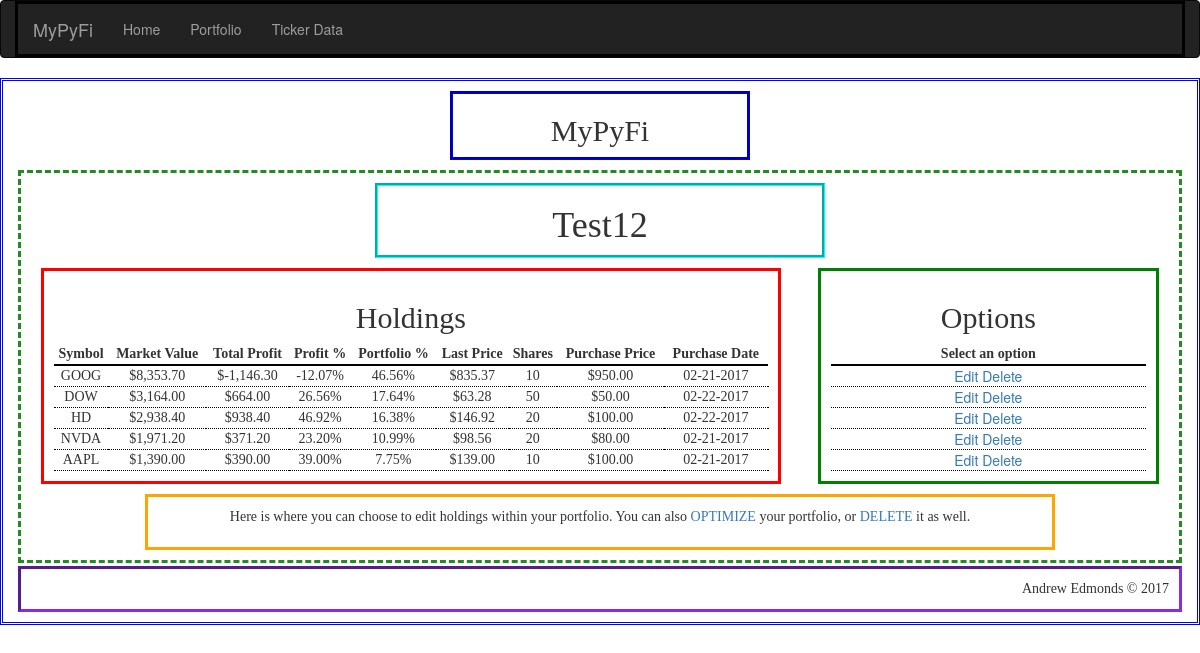
Page /portfolio/Test12 on the committed database.
### app/models.py (models this page shows, shortened)
class Portfolio(db.Model):
    __tablename__ = 'portfolios'
    id = db.Column(db.Integer, primary_key=True, autoincrement=True)
    name = db.Column(db.String(25), unique=True)    # name of portfolio
    cash = db.Column(db.Float)                      # cash holdings within portfolio
    market_value = db.Column(db.Float)              # market value of all holdings + cash
    total_profit = db.Column(db.Float)              # total profits of all holdings
    invested = db.Column(db.Float)                  # total amount invested into holdings - excludes cash holding
    profit_percent = db.Column(db.Float)            # percent return on current amount invested - excludes cash holding
    num_holdings = db.Column(db.Integer)            # total number of holdings in portfolio - excludes cash holding
    holdings = db.relationship('Holding', backref='portfolio', lazy='dynamic')

class Holding(db.Model):
    __tablename__ = 'holdings'
    id = db.Column(db.Integer, primary_key=True, autoincrement=True)
    symbol = db.Column(db.String(6))            # stock symbol
    shares = db.Column(db.Integer)              # number of shares held
    market_value = db.Column(db.Float)          # market value of holding
    purch_date = db.Column(db.Date)             # date holding was purchased
    purch_price = db.Column(db.Float)           # share price on purchase date
    last_price = db.Column(db.Float)            # most recent price from pandas_dataframe module
    total_profit = db.Column(db.Float)          # total profits of holding ($)
    profit_percent = db.Column(db.Float)        # percent profit based on initial amount invested
    portfolio_percent = db.Column(db.Float)     # percent holding makes up of overall portfolio
    last_updated = db.Column(db.String)         # date holding's last_price attribute was updated
    portfolio_id = db.Column(db.Integer, db.ForeignKey('portfolios.id'))

### app/main/views.py (the view)
@main.route('/portfolio/<name>', methods=['GET', 'POST'])
def portfolio(name):
    portfolio = Portfolio.query.filter_by(name=name).first()
    if portfolio is None:
        abort(404)
    else:
        session['portfolio'] = str(portfolio.name)
    holding_data = portfolio.holdings.order_by(Holding.portfolio_percent.desc()).all()
    return render_template('portfolio_test.html', name=name, holding_data=holding_data)

### app/templates/portfolio_test.html (shortened to what this page needs)
{% extends "base-detailed.html" %}
{% import "bootstrap/wtf.html" as wtf %}
{% block page_title %}
<h2><center>MyPyFi</center></h2>
{% endblock %}
{% block main_title %}
<h1>{{ name }}</h1>
{% endblock %}
{% block main_focus %}
{% if not holding_data|count > 0 %}
<h1>
    <center>No Holdings Found!</center>
</h1>
<p>
<center>There are no holdings saved in the portfolio {{ name }}</center></p>
{% else %}
<h2>
    <center>Holdings</center>
</h2>
<table style="width:100%" id="portfolio_table">
    <tr>
        <th>
            <center>Symbol</center>
        </th>
        <th>
            <center>Market Value</center>
        </th>
        <th>
            <center>Total Profit</center>
        </th>
        <th>
            <center>Profit %</center>
        </th>
        <th>
            <center>Portfolio %</center>
        </th>
        <th>
            <center>Last Price</center>
        </th>
        <th>
            <center>Shares</center>
        </th>
        <th>
            <center>Purchase Price</center>
        </th>
        <th>
            <center>Purchase Date</center>
        </th>
    </tr>
    {% for holding in holding_data %}
 <tr>
        <td>
            <center>{{ holding["symbol"] | upper }}</center>
        </td>
        <td>
            <center>{{ "${:,.2f}".format(holding["last_price"]*holding["shares"]) }}</center>
        </td>
        <td>
            <center>{{ "${:,.2f}".format(holding["total_profit"]) }}</center>
        </td>
        <td>
            <center>{{ "{0:.2f}%".format(holding["profit_percent"]*100) }}</center>
        </td>
        <td>
            <center>{{ "{0:.2f}%".format(holding["portfolio_percent"]*100) }}</center>
        </td>
        <td>
            <center>{{ "${:,.2f}".format(holding["last_price"]) }}</center>
        </td>
        <td>
            <center>{{ holding["shares"] }}</center>
        </td>
        <td>
            <center>{{ "${:,.2f}".format(holding["purch_price"]) }}</center>
        </td>
        <td>
            <center>{{ "{:%m-%d-%Y}".format(holding["purch_date"]) }}</center>
        </td>
    </tr>
    {% endfor %}
</table>
{% endif %}
{% endblock %}
{% block main_options %}
{% if not holding_data|count > 0 %}
<h1>
    <center>No Portfolios Found!</center>
</h1>
<p>
<center>There are no portfolios saved</center></p>
{% else %}
<h2>
    <center>Options</center>
</h2>
<table style="width:100%" id="options_table">
    <tr>
        <th><center>Select an option</center></th>
    </tr>
    {% for holding in holding_data %}
    <tr>
        <td>
        <a class="button"
               href="{{ url_for('main.holding_edit', name=name, symbol=holding['symbol'], holding_id = holding['id'])}}">Edit</a>
            <a class="button"
               href="{{ url_for('main.holding_delete_ask', name=name, symbol=holding['symbol'], holding_id = holding['id'])}}">Delete</a>
        </td>
    </tr>
    {% endfor %}
</table>
{% endif %}
{% endblock %}
{% block verbage %}
<p>
Here is where you can choose to edit holdings within your portfolio.  You can also <a class="button" href="{{ url_for('main.portfolio_optimal_ask', name=name) }}">OPTIMIZE</a> your portfolio, or <a class="button" href="{{ url_for('main.portfolio_delete_ask', name=name) }}">DELETE</a> it as well.
</p>
{% endblock %}

### app/templates/base-detailed.html (shortened to what this page needs)
{% extends "base.html" %}
{% block head %}
{{ super() }}
    <link rel="stylesheet" href="{{ url_for('static',filename='css/style_main.css') }}" type="text/css">
{% endblock %}
{% block main_content %}
    <div class="title" id="title">
    {% block page_title %}Page title{% endblock %}
    </div>
    <div class="container" id="main">
        <div class="title" id="main-title">
            {% block main_title %}Main Title{% endblock %}
        </div>
        <div class="container" id="main-focus">
            {% block main_focus %}Main focus{% endblock %}
        </div>
        <div class="container" id="main-options">
            {% block main_options %}main options{% endblock %}
        </div>
        <div class="container" id="verbage">
            {% block verbage %}verbage{% endblock %}
        </div>
    </div>
<div class="footer" id="footer">
    Andrew Edmonds &copy; 2017
</div>
{% endblock %}

### app/templates/base.html (shortened to what this page needs)
{% extends "bootstrap/base.html" %}
{% block head %}
{{ super() }}
{% endblock %}
{% block navbar %}
<div class="navbar navbar-inverse" role="navigation">
    <div class="container">
        <div class="navbar-header">
            <a class="navbar-brand" href="/">MyPyFi</a>
        </div>
        <div class="navbar-collapse collapse">
            <ul class="nav navbar-nav">
                <li><a href="/">Home</a></li>
                <li><a href="{{ url_for('main.portfolio_main') }}">Portfolio</a></li>
                <li><a href="{{ url_for('main.ticker_data') }}">Ticker Data</a></li>
            </ul>
        </div>
    </div>
</div>
{% endblock %}
{% block content %}
<div class="container" id="complete">
    {% block main_content %}{% endblock %}
</div>
{% endblock %}

### app/static/css/style_main.css (style rules this page uses)
.title { border-style: ridge; margin-left: auto; margin-right: auto; font-family: "Agency FB"; text-align: center; vertical-align: middle; }
.container { border-style: solid; border-color: black; }
#complete { border-color: blue; border-style: double; margin: auto; padding-top: 10px; padding-bottom: 10px; width: 100%; height: 100%; }
#main .container { padding: 10px; }
#title { border-color: blue; border-style: groove; width: 300px; vertical-align: middle; }
#main { border-style: dashed; border-color: forestgreen; padding: 10px; margin-top: 10px; margin-left: auto; margin-right: auto; width: 100%; }
#main h2 { font-family: "Palatino Linotype"; }
#main th { font-family: "Bitstream Vera Sans Mono"; border-bottom: 2pt solid black; }
#main-title { border-color: aqua; border-style: groove; margin-left: auto; margin-right: auto; width: 450px; height: 75px; }
#main-focus { border-color: red; border-style: solid; margin: 10px; margin-right: auto; width: 65%; float: left; }
#portfolio_table { border-collapse: collapse; }
#main-focus td { font-family: "Felix Titling"; border-bottom: 1pt dotted black; }
#main-options { border-color: green; border-style: solid; margin: 10px; margin-left: 10px; margin-right: 10px; width: 30%; float: right; }
#options_table { border-bottom: 1pt dotted black; text-align: center; }
#main-options td { font-family: Verdana, "Helvetica Neue", Arial, Helvetica, Geneva, sans-serif; border-bottom: 1pt dotted black; }
#verbage { border-color: orange; border-style: solid; margin-left: auto; margin-right: auto; padding: 10px; width: 80%; min-height: 1px; clear: both; text-align: center; vertical-align: middle; font-family: Castellar; }
#footer { border-style: inset; border-color: blueviolet; margin-top: 3px; padding: 10px; text-align: right; font-family: "Trebuchet MS"; }

### rows in the picture
Portfolio: name "Test12"
Holding: symbol "GOOG", holding['last_price']*holding['shares'] "$8,353.70", total_profit "$-1,146.30", holding['profit_percent']*100 "-12.07%", holding['portfolio_percent']*100 "46.56%", last_price "$835.37", shares "10", purch_price "$950.00", purch_date "02-21-2017"
Holding: symbol "DOW", holding['last_price']*holding['shares'] "$3,164.00", total_profit "$664.00", holding['profit_percent']*100 "26.56%", holding['portfolio_percent']*100 "17.64%", last_price "$63.28", shares "50", purch_price "$50.00", purch_date "02-22-2017"
Holding: symbol "HD", holding['last_price']*holding['shares'] "$2,938.40", total_profit "$938.40", holding['profit_percent']*100 "46.92%", holding['portfolio_percent']*100 "16.38%", last_price "$146.92", shares "20", purch_price "$100.00", purch_date "02-22-2017"
Holding: symbol "NVDA", holding['last_price']*holding['shares'] "$1,971.20", total_profit "$371.20", holding['profit_percent']*100 "23.20%", holding['portfolio_percent']*100 "10.99%", last_price "$98.56", shares "20", purch_price "$80.00", purch_date "02-21-2017"
Holding: symbol "AAPL", holding['last_price']*holding['shares'] "$1,390.00", total_profit "$390.00", holding['profit_percent']*100 "39.00%", holding['portfolio_percent']*100 "7.75%", last_price "$139.00", shares "10", purch_price "$100.00", purch_date "02-21-2017"
